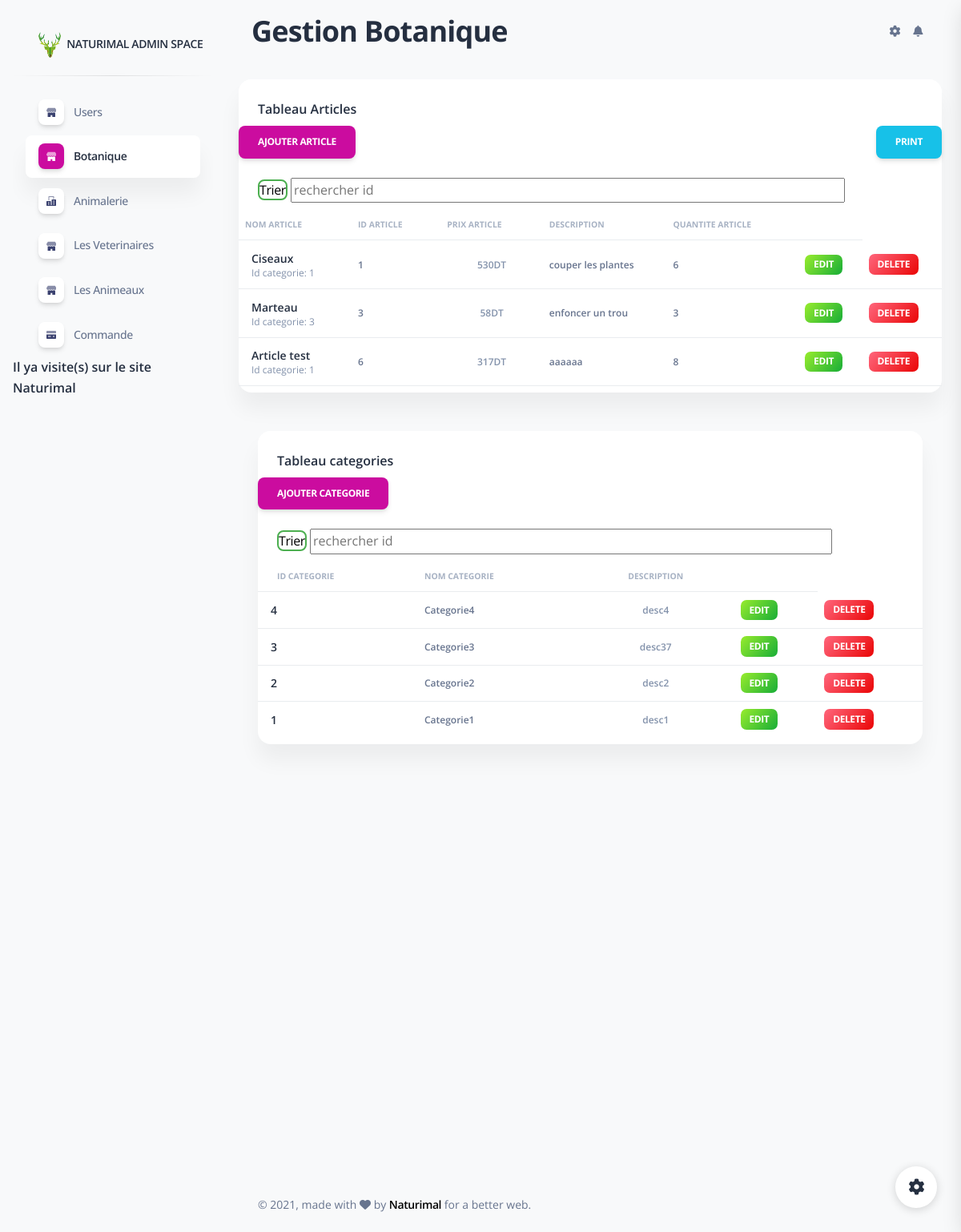
The app's page /views/Back/SortCategoriesAd.php with its own data.
### tables this page shows
CREATE TABLE `articlejardinage` (
  `IdArticle` int(10) NOT NULL,
  `IdCategorie` int(10) NOT NULL,
  `NomArticle` varchar(150) NOT NULL,
  `ImageArticle` varchar(200) NOT NULL,
  `DescriptionArticle` varchar(200) DEFAULT NULL,
  `PrixArticle` float NOT NULL,
  `QuantiteArticle` int(15) NOT NULL
);

CREATE TABLE `categorie` (
  `IdCategorie` int(10) NOT NULL,
  `NomCategorie` varchar(30) NOT NULL,
  `Description` varchar(150) NOT NULL
);

### Controller/articles jardinageC.php (called while the page is built, shortened)
<?php
    class articles_JardinageC{
        public function afficherArticlesJardinage() {
            try {
                $pdo = getConnexion();
                $query = $pdo->prepare(
                    'SELECT * FROM articlejardinage A INNER JOIN categorie C WHERE A.IdCategorie=C.IdCategorie'
                );
                $query->execute();
                return $query->fetchAll();
            } catch (PDOException $e) {
                $e->getMessage();
            }
        }
    }

### Controller/categorieC.php (called while the page is built, shortened)
<?php
    class categorieC{
        public function TriCategoriesAd(){
            try{
                $pdo=getConnexion();
                $query=$pdo->prepare('SELECT * FROM categorie ORDER BY NomCategorie DESC');
                $query->execute();
                return $query->fetchAll();
            }
            catch (PDOException $e) {
                $e->getMessage();
            }
        }
    }

### views/Back/SortCategoriesAd.php (the view, shortened to what this page needs)
<?php
  include_once "../../Controller/articles jardinageC.php";
  include_once "../../Controller/categorieC.php";
?>
<html lang="en">
<head>
  <link href="../assets/css/nucleo-icons.css" rel="stylesheet" />
  <link href="../assets/css/nucleo-svg.css" rel="stylesheet" />
  <link href="../assets/css/nucleo-svg.css" rel="stylesheet" />
  <link id="pagestyle" href="../assets/css/soft-ui-dashboard.css?v=1.0.1" rel="stylesheet"/>
  <link rel="stylesheet" type="text/css" href="print.css" media="print"/>
</head>
<body class="g-sidenav-show  bg-gray-100">
  <aside class="sidenav navbar navbar-vertical navbar-expand-xs border-0 border-radius-xl my-3 fixed-left ms-3" id="sidenav-main">
    <div class="sidenav-header">
      <a class="navbar-brand m-0">
        <img src="img/logo.png" class="navbar-brand-img h-100 w-15" alt="...">
        <span class="ms-1 font-weight-bold"> NATURIMAL ADMIN SPACE</span>
      </a>
    </div>
    <hr class="horizontal dark mt-0">
    <div class="collapse navbar-collapse  w-auto" id="sidenav-collapse-main">
      <ul class="navbar-nav">
      <li class="nav-item">
                <a class="nav-link  " href="Users.php">
                    <div class="icon icon-shape icon-sm shadow border-radius-md bg-white text-center me-2 d-flex align-items-center justify-content-center">
                    </div>
                    <span class="nav-link-text ms-1">Users</span>
                </a>
            </li>
        <li class="nav-item">
          <a class="nav-link  active" href="AfficherBotaniqueAd.php">
          <div class="icon icon-shape icon-sm shadow border-radius-md bg-white text-center me-2 d-flex align-items-center justify-content-center">
                    </div>
                    <span class="nav-link-text ms-1">Botanique</span>
                </a>
          </li>
        <li class="nav-item">
          <a class="nav-link " href="../Back/afficher.php">
            <div class="icon icon-shape icon-sm shadow border-radius-md bg-white text-center me-2 d-flex align-items-center justify-content-center">
            </div>
            <span class="nav-link-text ms-1">Animalerie</span>
          </a>
          <li class="nav-item">
                <a class="nav-link  " href="AfficherVeterinaire.php">
                    <div class="icon icon-shape icon-sm shadow border-radius-md bg-white text-center me-2 d-flex align-items-center justify-content-center">
                    </div>
                    <span class="nav-link-text ms-1">Les Veterinaires</span>
                </a>
            </li>
            <li class="nav-item">
                <a class="nav-link  " href="AfficherAnimal.php">
                    <div class="icon icon-shape icon-sm shadow border-radius-md bg-white text-center me-2 d-flex align-items-center justify-content-center">
                    </div>
                    <span class="nav-link-text ms-1">Les Animeaux</span>
                </a>
            </li>
        </li>
        <li class="nav-item">
                <a class="nav-link  " href="commande_reclamation.php">
                    <div class="icon icon-shape icon-sm shadow border-radius-md bg-white text-center me-2 d-flex align-items-center justify-content-center">
                    </div>
                    <span class="nav-link-text ms-1">Commande</span>
                </a>
         </li>
       <li>
        <?php
                $vues=nombre_vues();
        ?>
         <h6>Il ya <?= $vues ?> visite(s) sur le site Naturimal </h6>
        </li>
      </ul>
    </div>
  </aside>
  <main class="main-content mt-1 border-radius-lg">
    <nav class="navbar navbar-main navbar-expand-lg px-0 mx-4 shadow-none border-radius-xl" id="navbarBlur" navbar-scroll="true">
      <div class="container-fluid py-1 px-3">
        <nav aria-label="breadcrumb">
                  <h2 class="font-weight-bolder mb-0">Gestion Botanique</h2>
        </nav>
       <br>
          <ul class="navbar-nav  justify-content-end">
            <li class="nav-item px-3 d-flex align-items-center">
              <a href="javascript:;" class="nav-link text-body p-0">
                <i class="fa fa-cog fixed-plugin-button-nav cursor-pointer"></i>
              </a>
            </li>
            <li class="nav-item dropdown pe-2 d-flex align-items-center">
              <a href="javascript:;" class="nav-link text-body p-0" id="dropdownMenuButton" data-bs-toggle="dropdown" aria-expanded="false">
                <i class="fa fa-bell cursor-pointer"></i>
              </a>
            </li>
          </ul>
        </div>
    </nav>
    <div class="container-fluid py-4">
      <div class="row">
        <div class="col-12">
          <div class="card mb-4">
            <div class="card-header pb-0" id="Tableauarticles">
              <h6>Tableau Articles</h6>
              <a onclick="window.print();" class="btn btn-info" id="print-btn" style="position: absolute; right: 0;">Print</a>
            </div>
            <div id="Ajouterarticle">
              <a href="AjouterArticleJardinageAd.php" class="btn btn-primary">Ajouter article</a>
            </div>
              <div class="card-body px-0 pt-0 pb-2">
              <div class="table-responsive p-0">
          <div class="container my-2">
          <span><a href="SortArticlesAd.php" style="border-radius: 8px; background-color: white;color: black; border: 2px solid #4CAF50;" id="Trier">Trier</a></span>
               <input class="col-10" type="text" name="AfficherClasse" onkeyup="myFunction1()" placeholder="rechercher id" id="myInput1">
         </div>
                <table class="table align-items-center mb-0" id="mytable1">
                  <thead>
                    <tr>
                      <th class="text-uppercase text-secondary text-xxs font-weight-bolder opacity-7 ps-2">Nom Article</th>
                      <th class="text-uppercase text-secondary text-xxs font-weight-bolder opacity-7 ps-2">Id Article</th>
                      <th class="text-uppercase text-secondary text-xxs font-weight-bolder opacity-7 ps-2">Prix Article</th>
                      <th class="text-uppercase text-secondary text-xxs font-weight-bolder opacity-7 ps-2">Description</th>
                      <th class="text-uppercase text-secondary text-xxs font-weight-bolder opacity-7 ps-2">Quantite Article</th>
                      <th class="text-secondary opacity-7"></th>
                    </tr>
                  </thead>
                  <?php
                  $art=new articles_jardinageC();
                  $liste=$art->afficherArticlesJardinage();
                  foreach($liste as $aux) {?>
                       <tbody>
                      <td>
                        <div class="d-flex px-2 py-1">
                          <div class="d-flex flex-column justify-content-center">
                            <h6 class="mb-0 text-sm"><?php echo $aux["NomArticle"];?></h6>
                            <p class="text-xs text-secondary mb-0"><?php echo "Id categorie: ".$aux["IdCategorie"];?></p>
                          </div>
                        </div>
                      </td>
                      <td>
                        <p class="text-xs font-weight-bold mb-0"><?php echo $aux["IdArticle"];?></p>
                      </td>
                      <td class="align-middle text-center">
                        <span class="text-secondary text-xs font-weight-bold"><?php echo $aux["PrixArticle"]."DT";?></span>
                      </td>
                      <td>
                        <p class="text-xs font-weight-bold mb-0"><?php echo $aux["DescriptionArticle"];?></p>
                      </td>
                      <td>
                        <p class="text-xs font-weight-bold mb-0"><?php echo $aux["QuantiteArticle"];?></p>
                      </td>
                      <td class="align-middle">
                      <a class="badge badge-sm bg-gradient-success" href="ModifierArticleJardinage.php?IdArticle=<?= $aux['IdArticle']?>" class="text-secondary font-weight-bold text-xs" data-toggle="tooltip" data-original-title="Edit user" id="Edit">
                      Edit
                    </a>
                      </td>
                      <td class="align-middle">
                      <a class="badge badge-sm bg-gradient-danger" onclick="return confirm('vous êtes sûr ?')" href="SupprimerArticleJardinage.php?IdArticle=<?= $aux['IdArticle']?>" class="text-secondary font-weight-bold text-xs" data-toggle="tooltip" data-original-title="delete article" id="Delete">
                      Delete
                        </a>
                      </td>
                    </tbody>
                    <?php
                    }
                     echo("</tr></table>");
                     ?>
              </div>
            </div>
          </div>
        </div>
      </div>
      <div class="container-fluid py-4">
      <div class="row">
        <div class="col-12">
          <div class="card mb-4">
            <div class="card-header pb-0" id="Tableaucategories">
              <h6>Tableau categories</h6>
            </div>
            <div>
              <a href="AjouterCategorieAd.php" id="AjouterCategorie" class="btn btn-primary">Ajouter Categorie</a>
            </div>
            <div class="card-body px-0 pt-0 pb-2">
              <div class="table-responsive p-0">
              <div class="container my-2">
          <span><a href="SortCategoriesAd.php" style="border-radius: 8px; background-color: white;color: black; border: 2px solid #4CAF50;" id="Trier">Trier</a></span>
             <input class="col-10" type="text" name="AfficherClasse" onkeyup="myFunction2()" placeholder="rechercher id" id="myInput2">
         </div>
                <table class="table align-items-center mb-0" id="mytable2">
                  <thead>
                    <tr>
                      <th class="text-uppercase text-secondary text-xxs font-weight-bolder opacity-7">Id Categorie</th>
                      <th class="text-uppercase text-secondary text-xxs font-weight-bolder opacity-7 ps-2">Nom Categorie</th>
                      <th class="text-center text-uppercase text-secondary text-xxs font-weight-bolder opacity-7">Description</th>
                      <th class="text-secondary opacity-7"></th>
                    </tr>
                  </thead>
                  <?php
                  $cat=new categorieC();
                  $liste=$cat->TriCategoriesAd();
                  foreach($liste as $row) {?>
                    <tbody>
                    <tr>
                      <td>
                        <div class="d-flex px-2 py-1">
                          <div class="d-flex flex-column justify-content-center">
                            <h6 class="mb-0 text-sm" ><?php echo $row["IdCategorie"];?></h6>
                          </div>
                        </div>
                      </td>
                      <td>
                        <p class="text-xs font-weight-bold mb-0"><?php echo $row["NomCategorie"];?></p>
                      </td>
                      <td class="align-middle text-center">
                        <span class="text-secondary text-xs font-weight-bold"><?php echo $row["Description"];?></span>
                      </td>
                     <td class="align-middle">
                        <a class="badge badge-sm bg-gradient-success" href="ModifierCategorie.php?IdCategorie=<?= $row['IdCategorie']?>" class="text-secondary font-weight-bold text-xs" data-toggle="tooltip" data-original-title="Edit categorie" id="Edit">
                          Edit
                        </a>
                      </td>
                      <td class="align-middle">
                        <a class="badge badge-sm bg-gradient-danger" onclick="return confirm('vous êtes sûr ?')" href="SupprimerCategorie.php?IdCategorie=<?=$row['IdCategorie']?>" class="text-secondary font-weight-bold text-xs" data-toggle="tooltip" data-original-title="delete categorie" id="Delete">
                          Delete
                        </a>
                      </td>
                    </tr>
                    </tbody>
                    <?php
                    }
                     echo("</tr></table>");
                     ?>
              </div>
            </div>
          </div>
        </div>
      </div>
      </div>
      <div id="piechart" style="width: 900px; height: 500px;"></div>
      <footer class="footer pt-3">
        <div class="container-fluid">
          <div class="row align-items-center justify-content-lg-between">
            <div class="col-lg-6 mb-lg-0 mb-4">
              <div class="copyright text-center text-sm text-muted text-lg-left">
                © ,
                made with <i class="fa fa-heart"></i> by
                <a href="https://www.creative-tim.com" class="font-weight-bold" target="_blank">Naturimal</a>
                for a better web.
              </div>
            </div>
          </div>
        </div>
      </footer>
    </div>
  </main>
  <div class="fixed-plugin">
    <a class="fixed-plugin-button text-dark position-fixed px-3 py-2">
      <i class="fa fa-cog py-2"> </i>
    </a>
  </div>
</body>
</html>

### views/assets/css/nucleo-svg.css (style rules this page uses)
.icon { display: inline-block; color: #111111; height: 1em; width: 1em; }
.icon-sm { height: 0.8em; width: 0.8em; }
.icon { fill: currentColor; stroke: none; }

### views/Back/print.css (style rules this page uses)
#print-btn { display:none; visibility:none; }
#Ajouterarticle { display:none; visibility:none; }
#Trier { display:none; visibility:none; }
#myInput1 { display:none; visibility:none; }
#myInput2 { display:none; visibility:none; }
#AjouterCategorie { display:none; visibility:none; }
#Tableaucategories { display:none; visibility:none; }
#Tableauarticles { display:none; visibility:none; }
#Edit { display:none; visibility:none; }
#Delete { display:none; visibility:none; }

### records on screen
articlejardinage: NomArticle "Ciseaux", IdCategorie.IdCategorie "1", IdArticle "1", PrixArticle "530", DescriptionArticle "couper les plantes", QuantiteArticle "6"
articlejardinage: NomArticle "Marteau", IdCategorie.IdCategorie "3", IdArticle "3", PrixArticle "58", DescriptionArticle "enfoncer un trou", QuantiteArticle "3"
articlejardinage: NomArticle "Article test", IdCategorie.IdCategorie "1", IdArticle "6", PrixArticle "317", DescriptionArticle "aaaaaa", QuantiteArticle "8"
categorie: IdCategorie "4", NomCategorie "Categorie4", Description "desc4"
categorie: IdCategorie "3", NomCategorie "Categorie3", Description "desc37"
categorie: IdCategorie "2", NomCategorie "Categorie2", Description "desc2"
categorie: IdCategorie "1", NomCategorie "Categorie1", Description "desc1"
